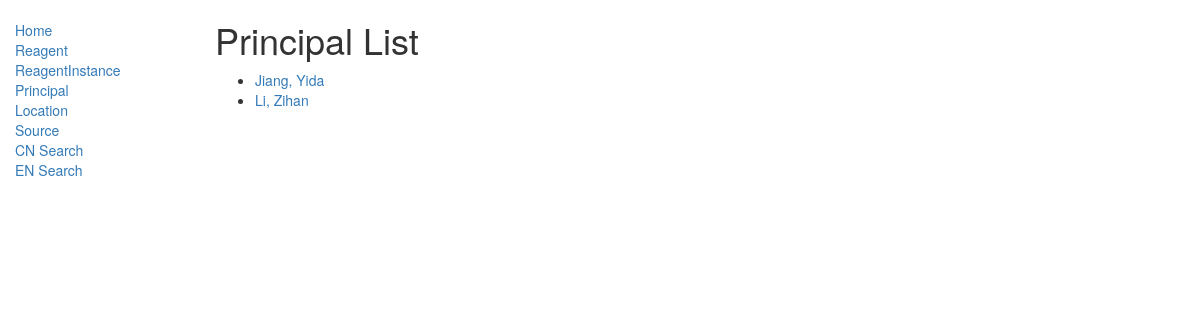
The app's page /catalog/principal/, older data.
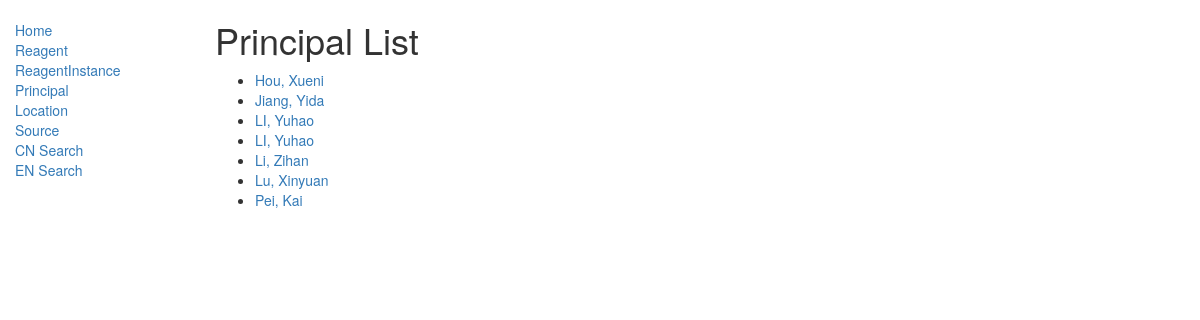
The same page, newer data.
### catalog/models.py (models this page shows)
class Principal(models.Model):
    first_name = models.CharField(max_length=100,
                                  help_text="Enter a First Name (e.g. Chun)")
    last_name = models.CharField(max_length=100,
                                 help_text="Enter a Last Name (e.g. Tang)")
    class Meta:
        ordering = ['last_name', 'first_name']
    def get_absolute_url(self):
        return reverse('principal-detail', args=[str(self.id)])
    def __str__(self):
        return '%s, %s' % (self.last_name, self.first_name)

### catalog/views.py (the view)
# urls.py: path('principal/', views.PrincipalListView.as_view(), name='principal'),
class PrincipalListView(generic.ListView):
    model = Principal
    paginate_by = 30

### catalog/templates/catalog/principal_list.html
{% extends "base_generic.html" %}
{% block content %}
<h1>Principal List</h1>
{% if principal_list %}
<ul>
    {% for principal in principal_list %}
    <li>
        <a href="{{ principal.get_absolute_url }}">{{ principal }}</a>
    </li>
    {% endfor %}
</ul>
{% else %}
<p>There are no principal in the database.</p>
{% endif %}
{% endblock %}

Row changes from the older to the newer data that the page shows:
added Principal: last_name+first_name "Hou, Xueni"
added Principal: last_name+first_name "LI, Yuhao"
added Principal: last_name+first_name "LI, Yuhao"
added Principal: last_name+first_name "Lu, Xinyuan"
added Principal: last_name+first_name "Pei, Kai"
